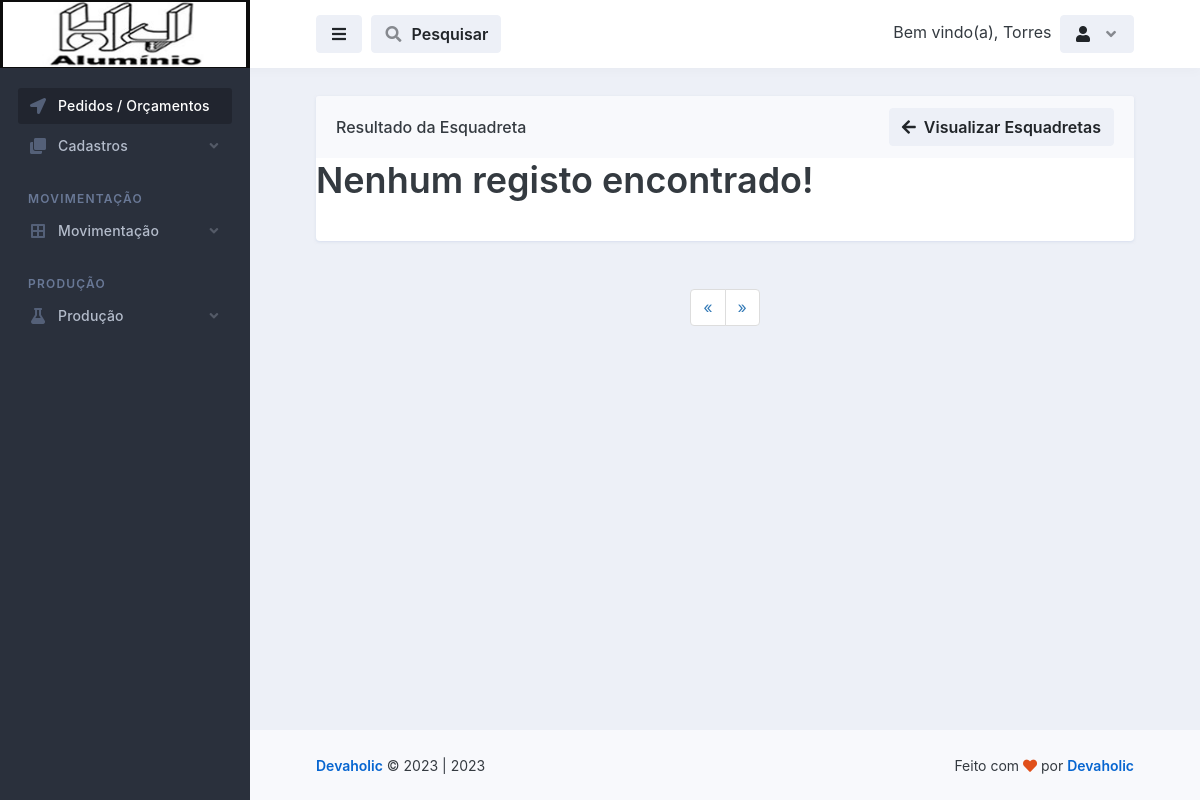
Before: /esquadretas/pesquisar_esquadretas.php?pesquisar=CEsHJ-7d6 (signed in) with the older database file.
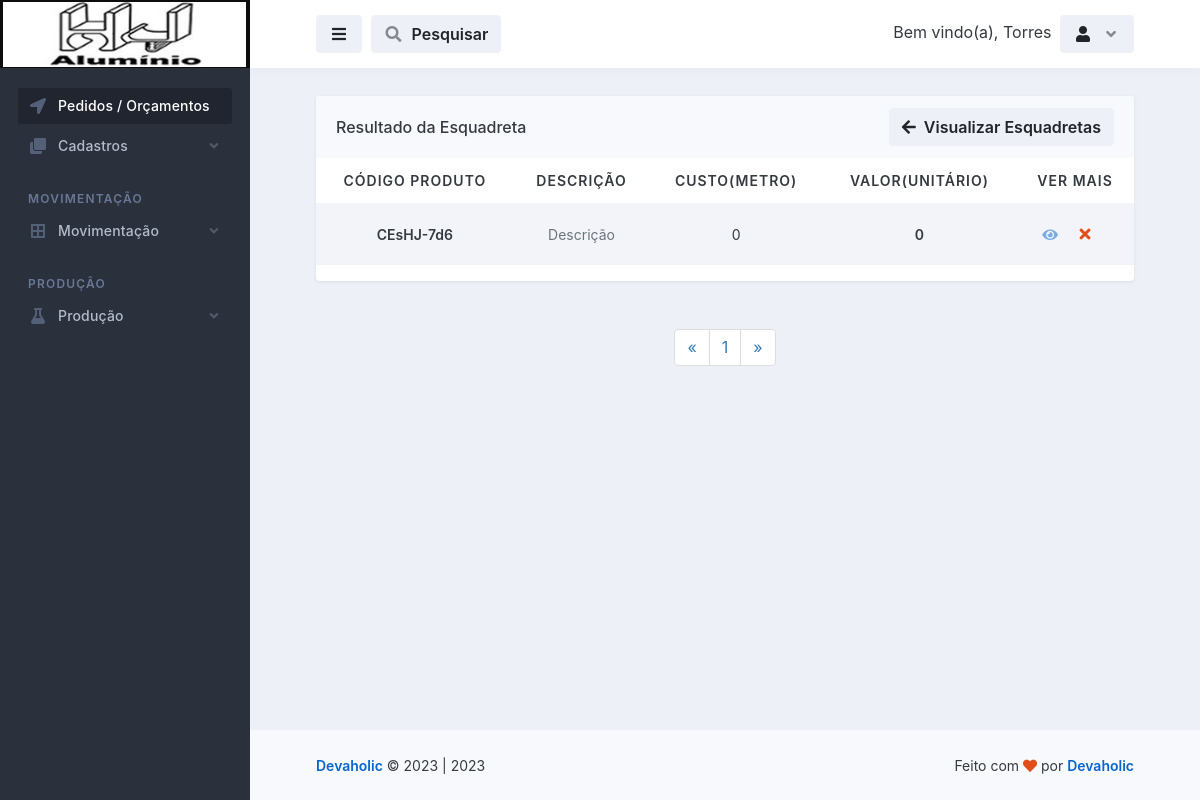
After: the same page with the newer database file.
### tables this page shows
CREATE TABLE `esquadretas` (
  `id` int(11) NOT NULL,
  `descricao` varchar(255) NOT NULL,
  `observacao` text NOT NULL,
  `custo_metro` decimal(10,0) NOT NULL,
  `markup` decimal(10,0) NOT NULL,
  `valor_unitario` decimal(10,0) NOT NULL,
  `agregar` varchar(255) NOT NULL,
  `codigo_produto` varchar(100) NOT NULL,
  `unidade` varchar(255) NOT NULL,
  `imagem` varchar(255) NOT NULL,
  `codigo_da_fabrica` varchar(100) NOT NULL,
  `ultima_alteracao` date NOT NULL,
  `ativo` varchar(20) NOT NULL
);

### database.php (called while the page is built, shortened)
<?php
    class database
    {
        public $server = 'localhost';
        public $user = 'root';
        public $pass = '';
        public $bdn = 'maxportas';
        public function __construct()
        {
            try{
            $this->conn = new PDO('mysql:host='.$this->server.'; dbname='.$this->bdn, $this->user, $this->pass);
            } catch(PDOException $e){
                echo "Error $e";
            }
        }
    }
?>

### controllers/controllers_esquadretas.php (called while the page is built, shortened)
<?php
    include "../database.php";
class controllers_esquadretas extends database
{
    public function selecionar_esquadretas()
    {
        $selecionar_esquadretas = $this->conn->prepare("SELECT * FROM esquadretas ORDER BY id DESC");
        $selecionar_esquadretas->execute();
        $resulesquadretas = $selecionar_esquadretas->fetchAll(PDO::FETCH_ASSOC);
        return $resulesquadretas;
    }
}
?>

### esquadretas/pesquisar_esquadretas.php (the view, shortened to what the changed rows need)
<?php
$servidor = "localhost";
$usuario = "root";
$senha = "";
$dbname = "maxportas";
$pagina = (isset($_GET['pagina']))? $_GET['pagina'] : 1;
if(!isset($_GET['pesquisar'])){
	header("Location: visualizar_esquadretas.php");
}else{
	$valor_pesquisar = $_GET['pesquisar'];
}
$conn = mysqli_connect($servidor, $usuario, $senha, $dbname);
$result_curso = "SELECT * FROM esquadretas WHERE codigo_produto LIKE '%$valor_pesquisar%'";
$resultado_curso = mysqli_query($conn, $result_curso);
$total_esquadretas = mysqli_num_rows($resultado_curso);
$quantidade_pg = 1;
$num_pagina = ceil($total_esquadretas/$quantidade_pg);
$incio = ($quantidade_pg*$pagina)-$quantidade_pg;
$result_esquadretas = "SELECT * FROM esquadretas WHERE codigo_produto LIKE '%$valor_pesquisar%' limit $incio, $quantidade_pg";
$resultado_esquadretas = mysqli_query($conn, $result_esquadretas);
?>
<!doctype html>
<html lang="en">
  <head>
    <link rel="stylesheet" id="css-main" href="../assets/css/dashmix.min.css">
    <link rel="stylesheet" href="../assets/css/pagination.css">
  </head>
  <body>
    <div id="page-container" class="sidebar-o sidebar-dark enable-page-overlay side-scroll page-header-fixed main-content-narrow">
      <main id="main-container">
        <div class="content content-full content-boxed">
          <div class="row">
            <div class="col-md-12">
              <div class="block block-rounded block-mode-loading-refresh">
                <div class="table-responsive">
                  <table class="table table-striped table-hover table-borderless table-vcenter fs-sm">
                  <?php
                    require_once "../controllers/controllers_esquadretas.php";
                    $selecionar_esquadretas = new controllers_esquadretas();
                    $result_esquadretas = $selecionar_esquadretas->selecionar_esquadretas();
                    if(count($result_esquadretas) > 0)
                    { ?>
                    <thead style="text-align: center;">
                      <tr class="text-uppercase">
                        <th>Código Produto</th>
                        <th>Descrição</th>
                        <th>Custo(metro)</th>
                        <th>Valor(Unitário)</th>
                        <th>Ver Mais</th>
                      </tr>
                    </thead>
                    <?php }?>
                    <tbody style="text-align: center;">
                        <?php
                            require_once "../controllers/controllers_esquadretas.php";
                            $selecionar_esquadretas = new controllers_esquadretas();
                            $result_esquadretas = $selecionar_esquadretas->selecionar_esquadretas();
                            if(count($result_esquadretas) > 0)
                            {
                              while($row_esquadretas = mysqli_fetch_assoc($resultado_esquadretas)){ ?>
                                <tr style="text-align: center;">
                                  <td>
                                      <span class="fw-semibold"><?php echo $row_esquadretas['codigo_produto']; ?></span>
                                  </td>
                                  <td>
                                    <span class="fs-sm text-muted"><?php echo $row_esquadretas['descricao'];?></span>
                                  </td>
                                  <td>
                                    <?php echo $row_esquadretas['custo_metro']; ?>
                                  </td>
                                  <td>
                                      <span class="fw-semibold"><?php echo $row_esquadretas['valor_unitario']; ?></span>
                                  </td>
                                  <td class="text-center text-nowrap fw-medium" style="display: flex; justify-content: center; align-items: center;">
                                    <a href="vermais_esquadretas.php?view_esquadretas=<?php $idCriptografado = base64_encode($row_esquadretas['id']); echo $idCriptografado;?>">
                                        <i class="fa fa-eye me-1 opacity-50"></i>
                                    </a>
                                    <?php
                                       echo "<button class='btn' onclick='abrirModal(".$row_esquadretas['id'].")'><i class='fa fa-fw fa-times text-danger'></i></button>";
                                    ?>
                                  </td>
                                </tr>
                          <?php } } else { echo "<h1>Nenhum registo encontrado!</h1>"; } ?>
                    </tbody>
                  </table>
                </div>
                </div>
                <nav class="text-center">
                    <ul class="pagination">
                        <?php
                        for($i = 1; $i < $num_pagina + 1; $i++){ ?>
                            <li><a href="pesquisar_esquadretas.php?pagina=<?php echo $i; ?>&pesquisar=<?php echo $valor_pesquisar; ?>"><?php echo $i; ?></a></li>
                        <?php } ?>
                    </ul>
                </nav>
              </div>
        </div>
      </main>
    </div>
  </body>
</html>

Changed rows visible on the page:
added esquadretas: codigo_produto "CEsHJ-7d6", descricao "Descrição", custo_metro "0", valor_unitario "0"
Other visible differences:
text no longer shown: "Nenhum registo encontrado!"
text now shown: "CÓDIGO PRODUTO DESCRIÇÃO CUSTO(METRO) VALOR(UNITÁRIO) VER MAIS"
new list line: "1"
